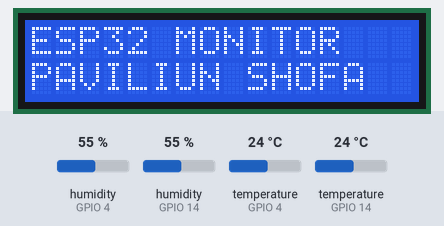
This sketch was run on a simulated ESP32. Shown: 16×2 character LCD. The test bench sets the inputs (shaded band); at power-on: humidity (sensors on GPIO 4, GPIO 14) 55 %, temperature (sensors on GPIO 4, GPIO 14) 24 °C. WiFi joins after 1.5 s; servers stay silent unless stated; uploads are accepted with an empty reply; what the sketch prints to the serial monitor is not drawn.

Above: at 0.1 s.
At 66.1 s:
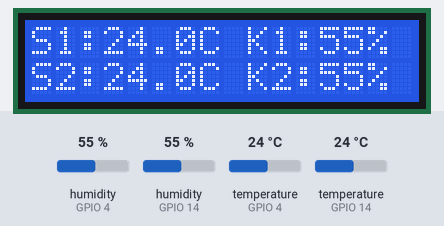

The sketch:

suhu-iot2.ino
```cpp
#include <WiFi.h>
#include <HTTPClient.h>
#include <DHT.h>
#include <Wire.h>
#include <LiquidCrystal_I2C.h>

// ================= WIFI =================
const char* ssid = "SirsSpot-RSML";
const char* password = "rsmljayasirs1";

// ================= SERVER =================
const char* serverUrl = "http://10.107.108.22:6003/api";

// ================= LCD =================
LiquidCrystal_I2C lcd(0x27, 16, 2);

// ================= DHT =================
#define DHTTYPE DHT11
#define DHTPIN1 4
#define DHTPIN2 14

DHT dht1(DHTPIN1, DHTTYPE);
DHT dht2(DHTPIN2, DHTTYPE);

// ================= SENSOR ID =================
const int SENSOR_1_ID = 7;
const int SENSOR_2_ID = 8;

// ================= TIMING =================
const unsigned long DHT_DELAY_MS = 3000;   // aman tanpa resistor
const unsigned long LOOP_INTERVAL = 60000; // target 1 menit

unsigned long lastLoop = 0;

// ======================================================
void setup() {
  Serial.begin(115200);
  Serial.println("\n=== ESP32 MONITOR - TANPA RESISTOR ===");

  // I2C
  Wire.begin(21, 22);

  // LCD
  lcd.init();
  lcd.backlight();
  lcd.clear();
  lcd.setCursor(0, 0);
  lcd.print("ESP32 MONITOR");
  lcd.setCursor(0, 1);
  lcd.print("PAVILIUN SHOFA");
  delay(2000);

  // DHT (TANPA RESISTOR -> PAKAI INTERNAL PULLUP)
  pinMode(DHTPIN1, INPUT_PULLUP);
  pinMode(DHTPIN2, INPUT_PULLUP);
  dht1.begin();
  dht2.begin();

  // WiFi
  connectWiFi();
}

// ======================================================
void loop() {
  if (millis() - lastLoop < LOOP_INTERVAL) return;
  lastLoop = millis();

  // Pastikan WiFi aktif (tapi jangan reconnect tepat sebelum baca DHT)
  if (WiFi.status() != WL_CONNECTED) {
    connectWiFi();
  }

  // ===== BACA SENSOR (DENGAN RETRY) =====
  float t1, h1, t2, h2;
  bool ok1 = bacaDHTDenganRetry(dht1, t1, h1);
  bool ok2 = bacaDHTDenganRetry(dht2, t2, h2);

  // ===== TAMPIL LCD =====
  tampilLCD(ok1, t1, h1, ok2, t2, h2);

  // ===== KIRIM API (YANG VALID SAJA) =====
  if (ok1) {
    kirimData("suhu",
      "{\"nilai_suhu\":" + String(t1) + ",\"id_sensor\":" + String(SENSOR_1_ID) + "}");
    delay(1200);
    kirimData("kelembapan",
      "{\"nilai_kelembapan\":" + String(h1) + ",\"id_sensor\":" + String(SENSOR_1_ID) + "}");
  }

  delay(2000);

  if (ok2) {
    kirimData("suhu",
      "{\"nilai_suhu\":" + String(t2) + ",\"id_sensor\":" + String(SENSOR_2_ID) + "}");
    delay(1200);
    kirimData("kelembapan",
      "{\"nilai_kelembapan\":" + String(h2) + ",\"id_sensor\":" + String(SENSOR_2_ID) + "}");
  }

  Serial.println("⏳ Siklus selesai (tanpa resistor)");
}

// ======================================================
// WIFI
// ======================================================
void connectWiFi() {
  Serial.print("Menghubungkan WiFi ");
  Serial.println(ssid);

  WiFi.begin(ssid, password);
  unsigned long start = millis();

  while (WiFi.status() != WL_CONNECTED && millis() - start < 15000) {
    delay(500);
  }

  if (WiFi.status() == WL_CONNECTED) {
    Serial.print("✅ WiFi OK | IP: ");
    Serial.println(WiFi.localIP());
  } else {
    Serial.println("❌ WiFi gagal");
  }
}

// ======================================================
// DHT (RETRY TANPA RESISTOR)
// ======================================================
bool bacaDHTDenganRetry(DHT& dht, float& t, float& h) {
  for (int i = 1; i <= 3; i++) {
    delay(DHT_DELAY_MS); // penting tanpa resistor
    h = dht.readHumidity();
    t = dht.readTemperature();

    if (!isnan(t) && !isnan(h)) {
      return true;
    }
    Serial.printf("⚠️ Retry DHT (%d/3)\n", i);
  }
  return false;
}

// ======================================================
// LCD
// ======================================================
void tampilLCD(bool ok1, float t1, float h1,
               bool ok2, float t2, float h2) {
  lcd.clear();

  // ===== BARIS 1 : SENSOR 1 =====
  lcd.setCursor(0, 0);
  if (ok1) {
    lcd.print("S1:");
    lcd.print(t1, 1);
    lcd.print("C ");
    lcd.print("K1:");
    lcd.print(h1, 0);
    lcd.print("%");
  } else {
    lcd.print("S1: ERROR     ");
  }

  // ===== BARIS 2 : SENSOR 2 =====
  lcd.setCursor(0, 1);
  if (ok2) {
    lcd.print("S2:");
    lcd.print(t2, 1);
    lcd.print("C ");
    lcd.print("K2:");
    lcd.print(h2, 0);
    lcd.print("%");
  } else {
    lcd.print("S2: ERROR     ");
  }
}

// ======================================================
// API
// ======================================================
bool kirimData(const String& endpoint, const String& payload) {
  if (WiFi.status() != WL_CONNECTED) return false;

  HTTPClient http;
  http.begin(String(serverUrl) + "/" + endpoint);
  http.addHeader("Content-Type", "application/json");

  int code = http.POST(payload);
  Serial.printf("POST %s -> %d\n", endpoint.c_str(), code);

  http.end();
  return (code == 200 || code == 201);
}
```
